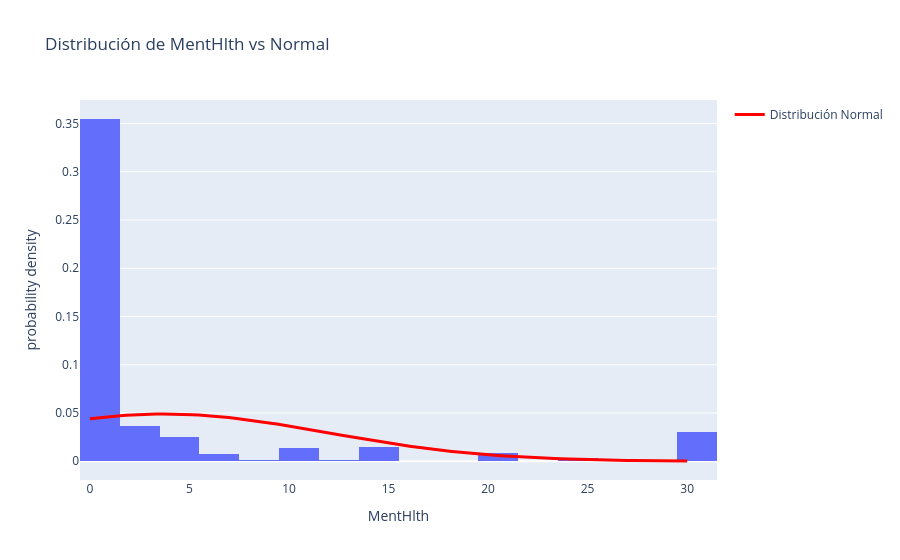
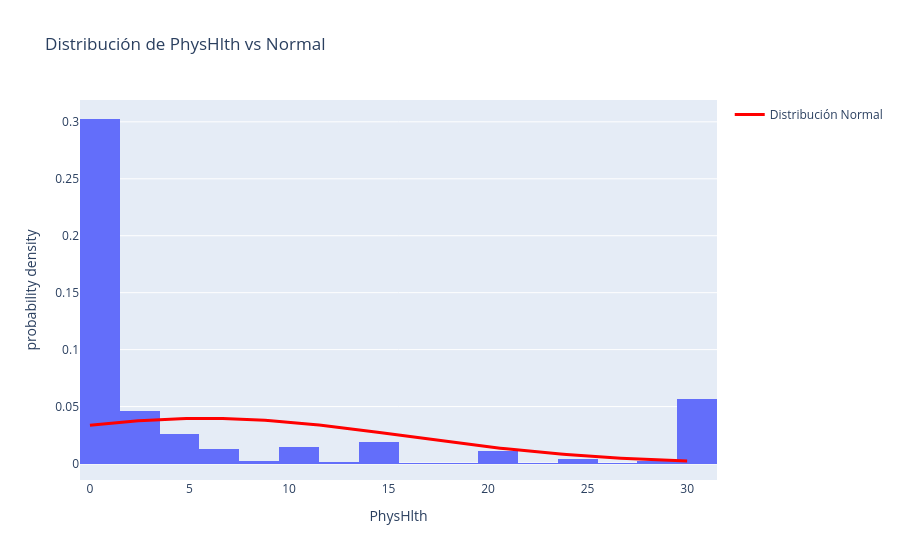
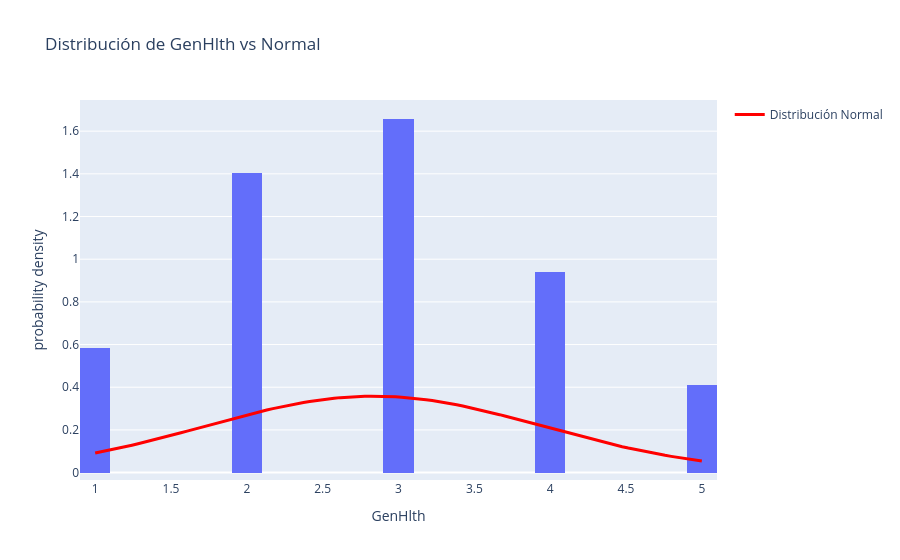
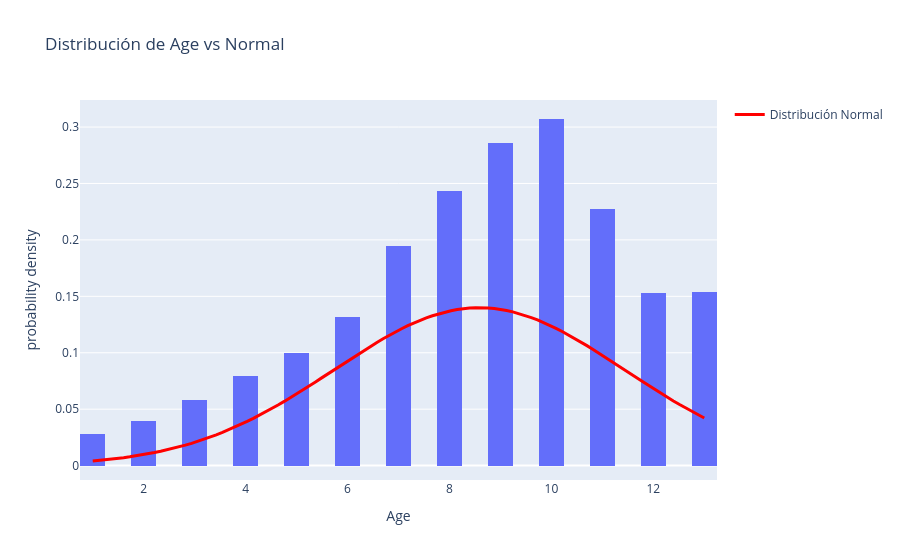

Here is the notebook cell these charts were saved with, in order:
### Code cell
import plotly.express as px
import plotly.graph_objects as go
from scipy import stats

variables = ['MentHlth', 'PhysHlth', 'GenHlth','Age', 'BMI']
for var in variables:
    fig = px.histogram(df, x=var, title=f'Distribución de {var} vs Normal', 
                       nbins=30, histnorm='probability density')
    mean_val = df[var].mean()
    std_val = df[var].std()
    x_vals = np.linspace(df[var].min(), df[var].max(), 100)
    y_vals = stats.norm.pdf(x_vals, mean_val, std_val)
    fig.add_trace(go.Scatter(x=x_vals, y=y_vals, mode='lines', 
                            name='Distribución Normal', line=dict(color='red', width=3)))
    fig.show()
